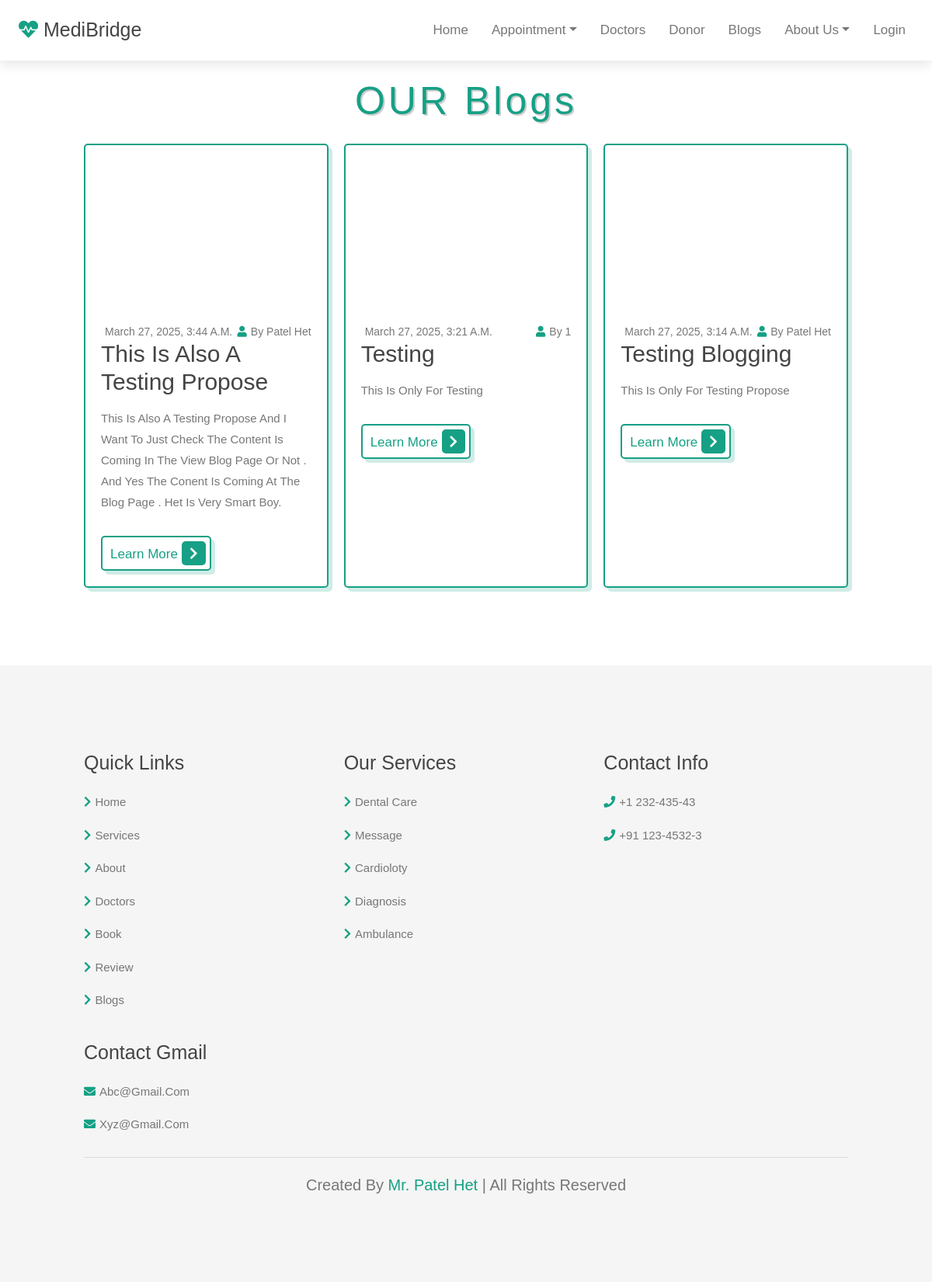
The app's page /blogs/ with its own data.
### registration/models.py (models this page shows)
class Blogs(models.Model):
    title = models.CharField(max_length=100)
    content = models.CharField(max_length=1000)
    img = models.ImageField(upload_to='users/blogs/image', default="")
    d_name = models.CharField(max_length=50)
    d_email  = models.CharField(max_length=50)
    date = models.DateTimeField()

### medibridge/views.py (the view)
# urls.py: path('blogs/', blogs, name="blogs"),
def blogs(request):
    context = {}
    context['blogs'] = Blogs.objects.all().order_by('id').reverse()
    return render(request,'medibridge/blogs.html', context)

### medibridge/templates/medibridge/blogs.html (shortened to what this page needs)
{% extends "user_layout.html" %}
{% load static  %}
{% block content %}
<section class="blogs" id="blogs" >
    <h1 class="heading">Our <span>Blogs</span></h1>
    <div class="box-container">
        {% for blog in blogs %}
            <div class="box" id="blog_box">
                <div class="image">
                </div>
                <div class="content">
                    <div class="icon">
                        <a href="#">{{ blog.date }}</a>
                        <a href="#"><i class="fas fa-user"></i>by {{ blog.d_name }}</a>
                    </div>
                    <h3>{{ blog.title }}</h3>
                    <p>{{ blog.content }}</p>
                    <a href="#" class="btn">learn more<span class="fas fa-chevron-right"></span></a>
                </div>
            </div>
        {% endfor %}
    </div>
</section>
{% endblock content %}

### templates/user_layout.html (shortened to what this page needs)
{% load static %}
<!DOCTYPE html>
<html lang="en">
<head>
    <link rel="stylesheet" href="https://cdnjs.cloudflare.com/ajax/libs/font-awesome/5.15.4/css/all.min.css">
    <link rel="stylesheet" href="https://cdn.jsdelivr.net/npm/bootstrap@4.0.0/dist/css/bootstrap.min.css">
</head>
<body>
    <header class="header">
        <a href="#" class="logo"> <i class="fas fa-heartbeat"></i> MediBridge</a>
        <nav class="navbar">
            <div class="profile">
                <a href="/">Home</a>
                <div class="dropdown">
                    <a href="#" class="dropdown-toggle">Appointment</a>
                </div>
                <a href="/doctors">Doctors</a>
                <a href="/donors">Donor</a>
                <a href="/blogs">Blogs</a>
                <div class="dropdown">
                    <a href="#" class="dropdown-toggle">About Us</a>
                </div>
                {% if request.session.id %}
                <a href="/logout">Logout</a>
                <a>
                    <div class="profile">
                        <span class="username">{{request.session.email}}</span>
                        <img src="{% static 'img/g.png' %}" alt="Profile" class="profile-img">
                    </div>
                </a>
                {% else %}
                <a href="/login"> Login </a>
                {% endif %}
            </div>
        </nav>
    </header>
    {% block content %}{% endblock content %}
    <section class="footer">
        <div class="box-container">
            <div class="box">
                <h3>Quick links</h3>
                <a href="/"><i class="fas fa-chevron-right"></i>home</a>
                <a href="/services"><i class="fas fa-chevron-right"></i>services</a>
                <a href="/about_us"><i class="fas fa-chevron-right"></i>about</a>
                <a href="/doctors"><i class="fas fa-chevron-right"></i>doctors</a>
                <a href="/book_now"><i class="fas fa-chevron-right"></i>book</a>
                <a href="/review"><i class="fas fa-chevron-right"></i>review</a>
                <a href="/blogs"><i class="fas fa-chevron-right"></i>blogs</a>
            </div>
            <div class="box">
                <h3>Our Services</h3>
                <a href="/services"><i class="fas fa-chevron-right"></i>dental care</a>
                <a href="/services"><i class="fas fa-chevron-right"></i>message</a>
                <a href="/services"><i class="fas fa-chevron-right"></i>cardioloty</a>
                <a href="/services"><i class="fas fa-chevron-right"></i>diagnosis</a>
                <a href="/services"><i class="fas fa-chevron-right"></i>ambulance</a>
            </div>
            <div class="box">
                <h3>Contact Info</h3>
                <a href="#"><i class="fas fa-phone"></i>+1 232-435-43</a>
                <a href="#"><i class="fas fa-phone"></i>+91 123-4532-3</a>
            </div>
            <div class="box">
                <h3>Contact Gmail</h3>
                <a href="#"><i class="fas fa-envelope"></i>abc@gmail.com</a>
                <a href="#"><i class="fas fa-envelope"></i>xyz@gmail.com</a>
            </div>
        </div>
        <div class="credit">Created by <span>Mr. Patel Het</span> | all rights reserved</div>
    </section>
</body>
</html>

### medibridge/templates/medibridge/blogs.html (style rules this page uses)
.blogs .box-container .box .image { height: 20rem; overflow: hidden; border-radius: .5rem; display: flex; justify-content: center; }

### records on screen
Blogs: date "March 27, 2025, 3:44 A.m.", d_name "Patel Het", title "This Is Also A Testing Propose", content "This Is Also A Testing Propose And I Want To Just Check The Content Is Coming In The View Blog Page Or Not . And Yes The Conent Is Coming At The Blog Page . Het Is Very Smart Boy."
Blogs: date "March 27, 2025, 3:21 A.m.", d_name "1", title "Testing", content "This Is Only For Testing"
Blogs: date "March 27, 2025, 3:14 A.m.", d_name "Patel Het", title "Testing Blogging", content "This Is Only For Testing Propose"
